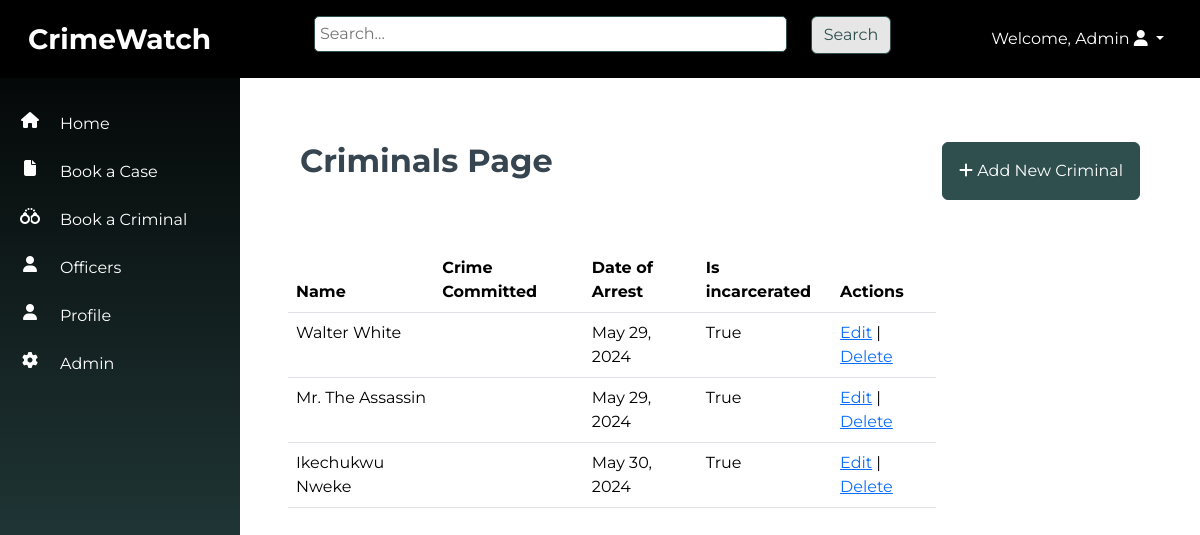
Page /criminals/ (signed in) on the earlier database version.
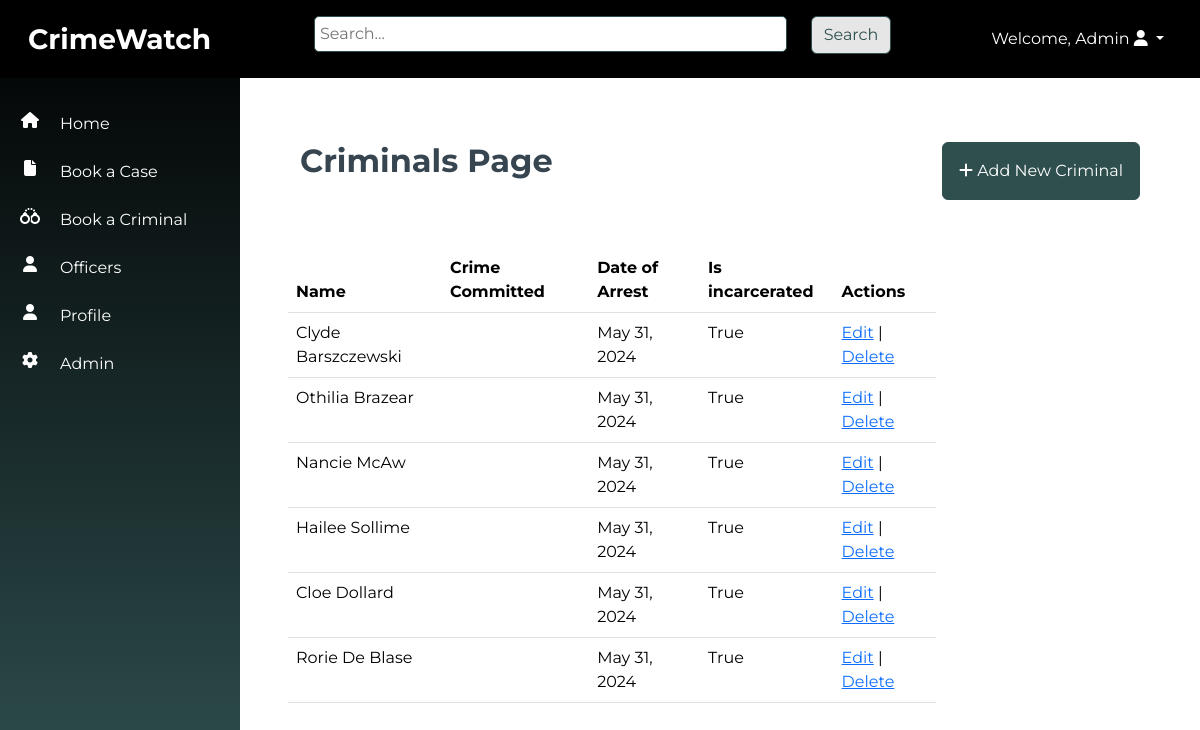
Same page on the later database version.
### criminals/models.py (models this page shows, shortened)
class CriminalRecord(models.Model):
    MARITAL_STATUS = [
        ('Single', 'Single'),
        ('Married', 'Married'),
        ('Divorced', 'Divorced'),
        ('Widowed', 'Widowed'),
        ('Widower', 'Widower'),
        ('Celibate', 'Celibate'),
    ]
    RELIGION = [
        ('Christianity', 'Christianity'),
        ('Islam', 'Islam'),
        ('Traditional Worshippers', 'Traditional Worshippers'),
        ('Others', 'Others'),
    ]
    SEX_CHOICES = [
        ('male', 'Male'),
        ('female', 'Female'),
    ]
    first_name = models.CharField(max_length=255)
    middle_name = models.CharField(max_length=255, blank=True)
    surname = models.CharField(max_length=255)
    date_of_birth = models.DateField()
    date_of_arrest = models.DateField(auto_now_add=True)
    time_of_arrest = models.TimeField(auto_now_add=True)
    tribe = models.CharField(max_length=100)
    religion = models.CharField(max_length=100, choices=RELIGION, blank=True)
    marital_status = models.CharField(max_length=10, choices=MARITAL_STATUS, default="Single")
    height_in_meters = models.FloatField()
    weight_in_kg = models.FloatField()
    gender = models.CharField(max_length=10, choices=SEX_CHOICES, default="Male")
    nin = models.CharField(max_length=100, unique=True)
    address = models.CharField(max_length=255, blank=True)
    associated_cases = models.ForeignKey(CriminalCase, on_delete=models.CASCADE, blank=True, null=True)
    contact_info = models.CharField(max_length=100, blank=True)
    distinctive_features = models.CharField(max_length=255, blank=True)
    next_of_kin = models.CharField(max_length=255, blank=True)
    mugshot = models.ImageField(upload_to='src/images/', blank=True)
    known_aliases = models.CharField(max_length=255, blank=True)
    associates = models.CharField(max_length=255, blank=True)
    arresting_officer = models.ForeignKey(Officer, on_delete=models.CASCADE, blank=True)
    case_number = models.CharField(max_length=9, default=generate_case_number, unique=True)
    is_incarcerated = models.BooleanField(default=True)
    is_wanted = models.BooleanField(default=False)

### criminals/views.py (the view)
# urls.py: path('', views.criminal_list, name='criminal_list'),
@login_required
def criminal_list(request):
    criminals = CriminalRecord.objects.all()
    return render(request, 'criminal_list.html', {'criminals': criminals})

### criminals/templates/criminal_list.html (shortened to what this page needs)
{% extends 'base.html' %}
{% block content %}
<div class="container-fluid p-5">
    <div class="row mb-5">
        <div class="col-6">
            <h1 class="fw-bold fs-2">Criminals Page</h1>
        </div>
        <div class="col-6 ">
            <a href="{% url 'criminal_create' %}" class="btn btn-primary p-3 float-end"><i class="fa fa-plus"></i> Add New Criminal</a>
        </div>
    </div>
    <div class="row">
        <table class="table w-75">
            <thead>
                <tr>
                    <th scope="col">Name</th>
                    <th scope="col">Crime Committed</th>
                    <th scope="col">Date of Arrest</th>
                    <th scope="col">Is incarcerated</th>
                    <th scope="col">Actions</th>
                </tr>
            </thead>
            <tbody>
                {% for criminal in criminals %}
                    <tr>
                        <td class="text-capitalize">{{ criminal.first_name }} {{ criminal.surname }}</td>
                        <td class="text-capitalize">{{ criminal.crime_committed }}</td>
                        <td class="">{{ criminal.date_of_arrest }}</td>
                        <td class="text-capitalize">{{ criminal.is_incarcerated }}</td>
                        <td>
                            <a href="{% url 'criminal_update' criminal.pk %}">Edit</a> |
                            <a href="{% url 'criminal_delete' criminal.pk %}">Delete</a>
                        </td>
                    </tr>
                {% endfor %}
            </tbody>
        </table>
    </div>
</div>
{% endblock %}

Differences in the rows shown:
removed CriminalRecord: first_name "Walter", surname "White", date_of_arrest "May 29, 2024", is_incarcerated "True"
removed CriminalRecord: first_name "Mr.", surname "The Assassin", date_of_arrest "May 29, 2024", is_incarcerated "True"
removed CriminalRecord: first_name "Ikechukwu", surname "Nweke", date_of_arrest "May 30, 2024", is_incarcerated "True"
added CriminalRecord: first_name "Clyde", surname "Barszczewski", date_of_arrest "May 31, 2024", is_incarcerated "True"
added CriminalRecord: first_name "Othilia", surname "Brazear", date_of_arrest "May 31, 2024", is_incarcerated "True"
added CriminalRecord: first_name "Nancie", surname "McAw", date_of_arrest "May 31, 2024", is_incarcerated "True"
added CriminalRecord: first_name "Hailee", surname "Sollime", date_of_arrest "May 31, 2024", is_incarcerated "True"
added CriminalRecord: first_name "Cloe", surname "Dollard", date_of_arrest "May 31, 2024", is_incarcerated "True"
added CriminalRecord: first_name "Rorie", surname "De Blase", date_of_arrest "May 31, 2024", is_incarcerated "True"
